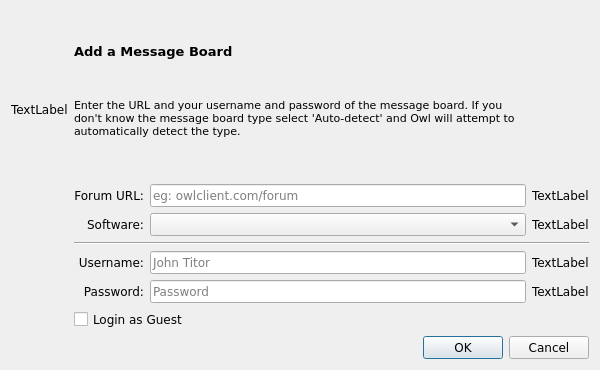
<?xml version="1.0" encoding="UTF-8"?>
<ui version="4.0">
 <class>QuickAddDlg</class>
 <widget class="QDialog" name="QuickAddDlg">
  <property name="geometry">
   <rect>
    <x>0</x>
    <y>0</y>
    <width>600</width>
    <height>370</height>
   </rect>
  </property>
  <property name="font">
   <font>
    <family>Verdana</family>
   </font>
  </property>
  <property name="windowTitle">
   <string>Add a Message Board</string>
  </property>
  <layout class="QGridLayout" name="gridLayout">
   <item row="0" column="0" rowspan="3">
    <widget class="QLabel" name="logoLbl">
     <property name="text">
      <string>TextLabel</string>
     </property>
    </widget>
   </item>
   <item row="0" column="1" colspan="2">
    <widget class="QLabel" name="label_5">
     <property name="font">
      <font>
       <family>Verdana</family>
       <pointsize>10</pointsize>
       <weight>75</weight>
       <bold>true</bold>
      </font>
     </property>
     <property name="text">
      <string>Add a Message Board</string>
     </property>
    </widget>
   </item>
   <item row="1" column="1" colspan="2">
    <widget class="QLabel" name="messageLbl">
     <property name="font">
      <font>
       <family>Verdana</family>
       <pointsize>9</pointsize>
      </font>
     </property>
     <property name="text">
      <string>&lt;!DOCTYPE HTML PUBLIC &quot;-//W3C//DTD HTML 4.0//EN&quot; &quot;http://www.w3.org/TR/REC-html40/strict.dtd&quot;&gt;
&lt;html&gt;&lt;head&gt;&lt;meta name=&quot;qrichtext&quot; content=&quot;1&quot; /&gt;&lt;style type=&quot;text/css&quot;&gt;
p, li { white-space: pre-wrap; }
&lt;/style&gt;&lt;/head&gt;&lt;body style=&quot; font-family:'MS Shell Dlg 2'; font-size:8.25pt; font-weight:400; font-style:normal;&quot;&gt;
&lt;p style=&quot; margin-top:0px; margin-bottom:0px; margin-left:0px; margin-right:0px; -qt-block-indent:0; text-indent:0px;&quot;&gt;&lt;span style=&quot; font-size:8pt;&quot;&gt;Enter the URL and your username and password of the message board. If you don't know the message board type select 'Auto-detect' and Owl will attempt to automatically detect the type.&lt;/span&gt;&lt;/p&gt;&lt;/body&gt;&lt;/html&gt;</string>
     </property>
     <property name="alignment">
      <set>Qt::AlignLeading|Qt::AlignLeft|Qt::AlignTop</set>
     </property>
     <property name="wordWrap">
      <bool>true</bool>
     </property>
    </widget>
   </item>
   <item row="2" column="1">
    <widget class="QLabel" name="label">
     <property name="font">
      <font>
       <family>Verdana</family>
      </font>
     </property>
     <property name="text">
      <string>Forum URL:</string>
     </property>
     <property name="alignment">
      <set>Qt::AlignRight|Qt::AlignTrailing|Qt::AlignVCenter</set>
     </property>
    </widget>
   </item>
   <item row="2" column="2">
    <widget class="QLineEdit" name="urlTB">
     <property name="font">
      <font>
       <family>Verdana</family>
      </font>
     </property>
     <property name="placeholderText">
      <string>eg: owlclient.com/forum</string>
     </property>
    </widget>
   </item>
   <item row="2" column="3">
    <widget class="QLabel" name="urlError">
     <property name="text">
      <string>TextLabel</string>
     </property>
    </widget>
   </item>
   <item row="3" column="1">
    <widget class="QLabel" name="softwareLBL">
     <property name="font">
      <font>
       <family>Verdana</family>
      </font>
     </property>
     <property name="text">
      <string>Software:</string>
     </property>
     <property name="alignment">
      <set>Qt::AlignRight|Qt::AlignTrailing|Qt::AlignVCenter</set>
     </property>
    </widget>
   </item>
   <item row="3" column="2">
    <widget class="QComboBox" name="parserCombo">
     <property name="font">
      <font>
       <family>Verdana</family>
      </font>
     </property>
    </widget>
   </item>
   <item row="3" column="3">
    <widget class="QLabel" name="parserError">
     <property name="text">
      <string>TextLabel</string>
     </property>
    </widget>
   </item>
   <item row="4" column="1" colspan="3">
    <widget class="Line" name="line">
     <property name="orientation">
      <enum>Qt::Horizontal</enum>
     </property>
    </widget>
   </item>
   <item row="5" column="1">
    <widget class="QLabel" name="label_2">
     <property name="text">
      <string>Username:</string>
     </property>
     <property name="alignment">
      <set>Qt::AlignRight|Qt::AlignTrailing|Qt::AlignVCenter</set>
     </property>
    </widget>
   </item>
   <item row="5" column="2">
    <widget class="QLineEdit" name="usernameTB">
     <property name="font">
      <font>
       <family>Verdana</family>
      </font>
     </property>
     <property name="placeholderText">
      <string>John Titor</string>
     </property>
    </widget>
   </item>
   <item row="5" column="3">
    <widget class="QLabel" name="usernameError">
     <property name="text">
      <string>TextLabel</string>
     </property>
    </widget>
   </item>
   <item row="6" column="1">
    <widget class="QLabel" name="label_3">
     <property name="text">
      <string>Password:</string>
     </property>
     <property name="alignment">
      <set>Qt::AlignRight|Qt::AlignTrailing|Qt::AlignVCenter</set>
     </property>
    </widget>
   </item>
   <item row="6" column="2">
    <widget class="QLineEdit" name="passwordTB">
     <property name="font">
      <font>
       <family>Verdana</family>
      </font>
     </property>
     <property name="echoMode">
      <enum>QLineEdit::Password</enum>
     </property>
     <property name="placeholderText">
      <string>Password</string>
     </property>
    </widget>
   </item>
   <item row="6" column="3">
    <widget class="QLabel" name="passwordError">
     <property name="text">
      <string>TextLabel</string>
     </property>
    </widget>
   </item>
   <item row="7" column="1" colspan="2">
    <widget class="QCheckBox" name="guestCB">
     <property name="font">
      <font>
       <family>Verdana</family>
      </font>
     </property>
     <property name="text">
      <string>Login as Guest</string>
     </property>
    </widget>
   </item>
   <item row="8" column="1" colspan="3">
    <widget class="QDialogButtonBox" name="buttonBox">
     <property name="font">
      <font>
       <family>Verdana</family>
      </font>
     </property>
     <property name="orientation">
      <enum>Qt::Horizontal</enum>
     </property>
     <property name="standardButtons">
      <set>QDialogButtonBox::Cancel|QDialogButtonBox::Ok</set>
     </property>
    </widget>
   </item>
  </layout>
 </widget>
 <tabstops>
  <tabstop>urlTB</tabstop>
  <tabstop>parserCombo</tabstop>
  <tabstop>usernameTB</tabstop>
  <tabstop>passwordTB</tabstop>
  <tabstop>guestCB</tabstop>
  <tabstop>buttonBox</tabstop>
 </tabstops>
 <resources/>
 <connections>
  <connection>
   <sender>buttonBox</sender>
   <signal>accepted()</signal>
   <receiver>QuickAddDlg</receiver>
   <slot>accept()</slot>
   <hints>
    <hint type="sourcelabel">
     <x>248</x>
     <y>254</y>
    </hint>
    <hint type="destinationlabel">
     <x>157</x>
     <y>274</y>
    </hint>
   </hints>
  </connection>
  <connection>
   <sender>buttonBox</sender>
   <signal>rejected()</signal>
   <receiver>QuickAddDlg</receiver>
   <slot>reject()</slot>
   <hints>
    <hint type="sourcelabel">
     <x>316</x>
     <y>260</y>
    </hint>
    <hint type="destinationlabel">
     <x>286</x>
     <y>274</y>
    </hint>
   </hints>
  </connection>
 </connections>
</ui>
